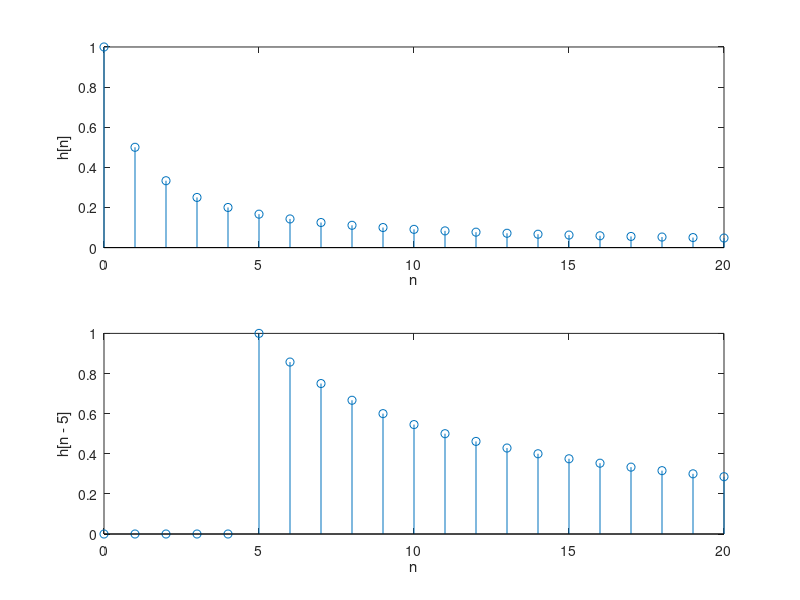
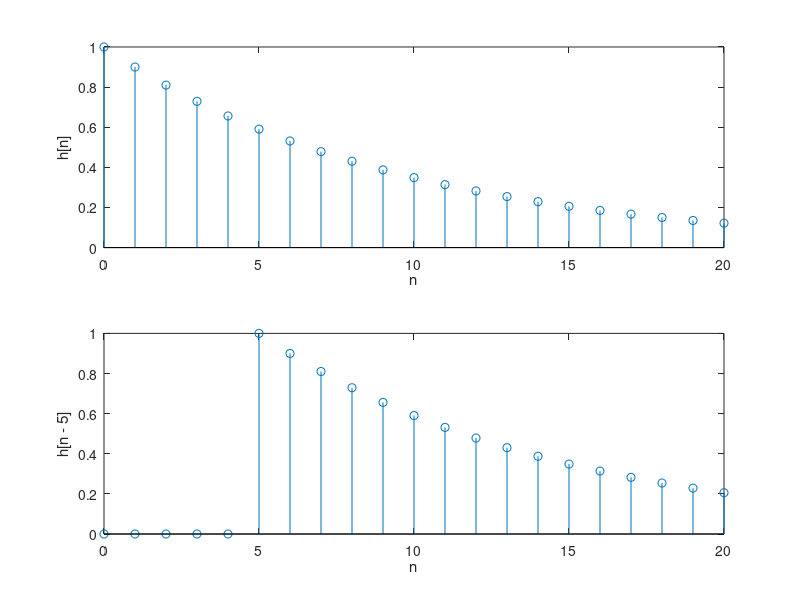

MATLAB code for these plots, in order:
% ch02/tutorial_problem_7.m

% Part1

% x[n] = delta[n]

n = (0:20);
x = (n == 0);
y = zeros(size(n));
y(1) = x(1);
for k = 1:20
  y(k+1) = k / (k + 1) * y(k) + x(k + 1);
endfor

subplot(211);
stem(n, y); xlabel('n'); ylabel('h[n]');

% x[n] = delta[n - 5]

n = (0:20);
x = ((n - 5) == 0);
y = zeros(size(n));
y(1) = x(1);
for k = 1:20
  y(k + 1) = k / (k + 1) * y(k) + x(k + 1);
endfor

subplot(212);
stem(n, y); xlabel('n'); ylabel('h[n - 5]');

% Part2

n = (0:20);
x1 = (n == 0); % delta[n]
x2 = ((n - 5) == 0); % delta[n - 5]

y1 = zeros(size(x1));
y2 = zeros(size(x2));

y1(1) = x1(1);
y2(1) = x2(1);

for k = 1:20
  y1(k + 1) = 0.9 * y1(k) + x1(k + 1);
  y2(k + 1) = 0.9 * y2(k) + x2(k + 1);
endfor

figure();
subplot(211); stem(n, y1); xlabel('n'); ylabel('h[n]');
subplot(212); stem(n, y2); xlabel('n'); ylabel('h[n - 5]');
